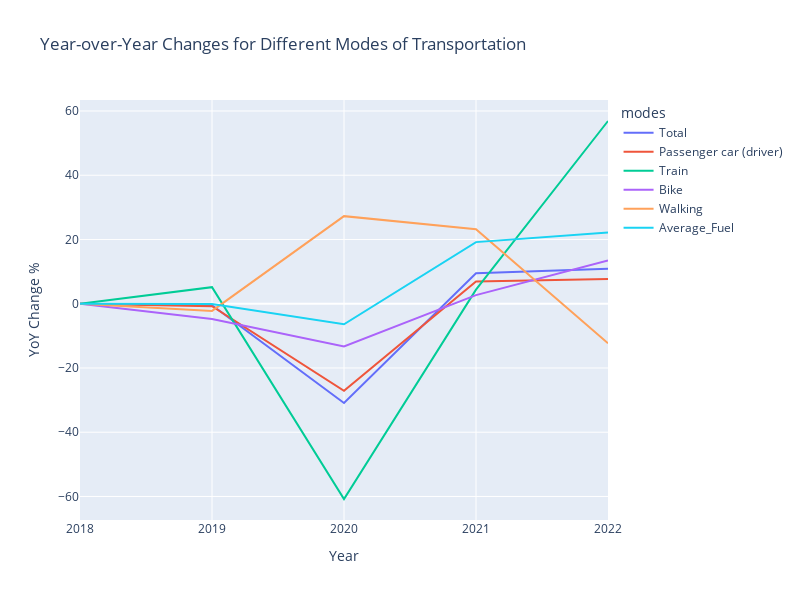

The notebook cell saved with this chart:
### Code cell
melted_yoy = yoy_changes.melt(id_vars='modes', var_name='Year', value_name='YoY Change %')

# Plotting the year-over-year changes for each mode
fig = px.line(melted_yoy, x='Year', y='YoY Change %', color='modes',
              title='Year-over-Year Changes for Different Modes of Transportation')
fig.update_layout(height=600, width=800 )
fig.show()

### Figure 1 — Plotly figure (JSON) as saved in the notebook; plotly's stock layout.template omitted (floating-point values rounded to 4 significant figures)
{"data": [{"hovertemplate": "modes=Total<br>Year=%{x}<br>YoY Change %=%{y}<extra></extra>", "legendgroup": "Total", "line": {"color": "#636efa", "dash": "solid"}, "marker": {"symbol": "circle"}, "mode": "lines", "name": "Total", "orientation": "v", "showlegend": true, "type": "scatter", "x": ["2018", "2019", "2020", "2021", "2022"], "xaxis": "x", "y": [0, -0.4425, -30.89, 9.486, 10.9], "yaxis": "y"}, {"hovertemplate": "modes=Passenger car (driver)<br>Year=%{x}<br>YoY Change %=%{y}<extra></extra>", "legendgroup": "Passenger car (driver)", "line": {"color": "#EF553B", "dash": "solid"}, "marker": {"symbol": "circle"}, "mode": "lines", "name": "Passenger car (driver)", "orientation": "v", "showlegend": true, "type": "scatter", "x": ["2018", "2019", "2020", "2021", "2022"], "xaxis": "x", "y": [0, -0.7709, -27.08, 6.925, 7.687], "yaxis": "y"}, {"hovertemplate": "modes=Train<br>Year=%{x}<br>YoY Change %=%{y}<extra></extra>", "legendgroup": "Train", "line": {"color": "#00cc96", "dash": "solid"}, "marker": {"symbol": "circle"}, "mode": "lines", "name": "Train", "orientation": "v", "showlegend": true, "type": "scatter", "x": ["2018", "2019", "2020", "2021", "2022"], "xaxis": "x", "y": [0, 5.155, -60.78, 4.375, 56.89], "yaxis": "y"}, {"hovertemplate": "modes=Bike<br>Year=%{x}<br>YoY Change %=%{y}<extra></extra>", "legendgroup": "Bike", "line": {"color": "#ab63fa", "dash": "solid"}, "marker": {"symbol": "circle"}, "mode": "lines", "name": "Bike", "orientation": "v", "showlegend": true, "type": "scatter", "x": ["2018", "2019", "2020", "2021", "2022"], "xaxis": "x", "y": [0, -4.747, -13.29, 2.682, 13.43], "yaxis": "y"}, {"hovertemplate": "modes=Walking<br>Year=%{x}<br>YoY Change %=%{y}<extra></extra>", "legendgroup": "Walking", "line": {"color": "#FFA15A", "dash": "solid"}, "marker": {"symbol": "circle"}, "mode": "lines", "name": "Walking", "orientation": "v", "showlegend": true, "type": "scatter", "x": ["2018", "2019", "2020", "2021", "2022"], "xaxis": "x", "y": [0, -2.222, 27.27, 23.21, -12.32], "yaxis": "y"}, {"hovertemplate": "modes=Average_Fuel<br>Year=%{x}<br>YoY Change %=%{y}<extra></extra>", "legendgroup": "Average_Fuel", "line": {"color": "#19d3f3", "dash": "solid"}, "marker": {"symbol": "circle"}, "mode": "lines", "name": "Average_Fuel", "orientation": "v", "showlegend": true, "type": "scatter", "x": ["2018", "2019", "2020", "2021", "2022"], "xaxis": "x", "y": [0, -0.0481, -6.392, 19.18, 22.16], "yaxis": "y"}], "layout": {"height": 600, "legend": {"title": {"text": "modes"}, "tracegroupgap": 0}, "title": {"text": "Year-over-Year Changes for Different Modes of Transportation"}, "width": 800, "xaxis": {"anchor": "y", "domain": [0, 1], "title": {"text": "Year"}}, "yaxis": {"anchor": "x", "domain": [0, 1], "title": {"text": "YoY Change %"}}}}
